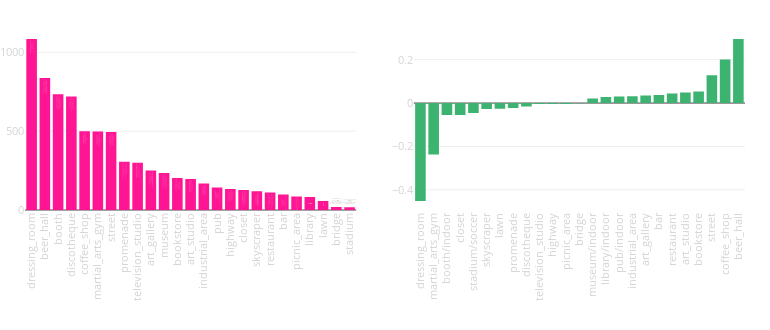

This figure's notebook cell:
### Markdown cell above
### Tags

### Code cell
fig = tools.make_subplots(rows=1, cols=2, print_grid=False, horizontal_spacing = 0.08,
                          vertical_spacing = 0.15)

cn = Counter()
for loc in list(data1.keys()):
    for photo in data1[loc]:
        for category, val in data1[loc][photo]['categories'].items():
            cn[category] += float(val)

top_scenes = sorted(cn.items(), key=operator.itemgetter(1), reverse=True)[:N_SCENES]

tags = get_tags('selected', top_scenes)
scenes_result = sorted([[x, cn[x]] for x in tags], key=lambda x: x[1], reverse=True)

N_SKIP = 0
MAX_HOVER_LEN = 25

top_places = [relevant_places(key, 5) for key, _ in scenes_result][N_SKIP:]
id_list_to_name = lambda x: [trim(id2loc[y[0]], MAX_HOVER_LEN) for y in x]



fig.append_trace(go.Bar(
            x=[x[0].split("/")[0] for x in scenes_result][N_SKIP:],
            y=[x[1] for x in scenes_result][N_SKIP:],
            marker = dict(color='deeppink'),
            text=[" <br>".join(id_list_to_name(x)) for x in top_places],
            hoverinfo="y+text",
    ), 1,1)
##########

fn3 = "/Users/pavel/Sources/python/concepts/insta/cv_sandbox/photo_tagger/scenes_{}.json".format(OPPOSITE_CITY)
with open(fn3, "r") as f:
    data3 = json.load(f)
    
cn = Counter()
for loc in list(data3.keys()):
    for photo in data3[loc]:
        for category, val in data3[loc][photo]['categories'].items():
            cn[category] += float(val)

scenes_result2 = sorted(cn.items(), key=operator.itemgetter(1), reverse=True)

d1 = {x[0]: x[1]/len(data1) for x in scenes_result}
d2 = {x[0]: x[1]/len(data3) for x in scenes_result2}

sc_delta_val = []
for x in d1:
    if x in d1 and x in d2:
        sc_delta_val.append([x, d1[x]-d2[x]])
    else:
        print("error", x, x in d1, x in d2)

sc_tags = [z[0] for z in sorted(scenes_result, key=lambda x: x[0])]

sc_delta = sorted(sc_delta_val, key=lambda x: abs(x[1]), reverse=True)[:25]
sc_delta = sorted(sc_delta, key=lambda x: x[1], reverse=False)

fig.append_trace(go.Bar(
            x=[x[0] for x in sc_delta],
            y=[x[1] for x in sc_delta],
            marker = dict(color='mediumseagreen')
    ),1,2)

FONT_SIZE = 11
fig['layout'].update(height=330, width=770,
                     yaxis1=dict(tickfont=dict(size=FONT_SIZE, color='lightgrey')),
                     yaxis2=dict(tickfont=dict(size=FONT_SIZE, color='lightgrey')),
                     xaxis1=dict(tickfont=dict(size=FONT_SIZE, color='lightgrey'), tickangle=-90),
                     xaxis2=dict(tickfont=dict(size=FONT_SIZE, color='lightgrey'), tickangle=-90),
                     margin=go.layout.Margin(t=30, b=120, l=25, r=25), showlegend=False)

py.iplot(fig, show_link=False)

### Figure 1 — Plotly figure (JSON) as saved in the notebook; plotly's stock layout.template omitted (floating-point values rounded to 4 significant figures)
{"data": [{"hoverinfo": "y+text", "marker": {"color": "deeppink"}, "text": ["Lenaslovelyvintage <br>TFM_Berlin <br>STUDIO67 <br>The_Heks_Laboratory <br>Zalando_Content_Creation", "Hofbr_uhaus_M_nchen <br>Hofbrauhaus_HB_Berlin <br>Augustiner_am_Gendarmenma... <br>ottorink_weinbar <br>Irish_Pub_Europacenter_Be...", "Messe_Berlin_Vital <br>Mercure_Hotel_MOA_Berlin <br>Angleterre_Hotel_Berlin <br>WECC_Westhafen_Event_Conv... <br>bcc_Berliner_Congress_Cen...", "Berlin_Salsa_Congress <br>Odyssee_Berlin <br>Green_Mango_Karaokebar <br>house_of_weekend <br>Hafenbar_Berlin", "wild_caff_ <br>Pure_Origins_Estate_Coffe... <br>Einstein_Kaffe_am_Alex <br>Cafe_Einstein <br>Westberlin_bar_shop", "Fitx <br>Spree_Crossfit_In_Squat_W... <br>John_Reed_Fitness <br>Spindler_Klatt <br>FitX_Berlin_S_dkreuz", "Schl_terstra_e_Ecke_Kurf... <br>Checkpoint_Charlie <br>Checkpoint_Charlie <br>Checkpoint_Charlie_Museum <br>MyFest_Berlin", "Berlin_Friedrichstra_e_An... <br>Spreeufer_Hauptbahnhof_Be... <br>Spree <br>Spree_River_Berlin <br>Unter_den_Linden_Brandenb...", "Madame_Tussauds_Berlin <br>Zig_Zag_Jazz_Club <br>n_tv_RTL_Studio_Berlin <br>Quatsch_Comedy_Club <br>Stage_Bluemax_Berlin_Blue...", "Salvador_Dali_Museum_Berl... <br>Blain_Southern_Berlin <br>Galerie_Judin <br>Dal_Die_Ausstellung_am_Po... <br>Old_National_Gallery_Berl...", "New_National_Gallery_Berl... <br>Neues_Museum <br>Old_National_Gallery_Berl... <br>Gem_ldegalerie <br>Egyptian_Museum_of_Berlin", "Ritter_Sport_Berlin <br>Space_Hall <br>TASCHEN <br>RitterSport_Schokowelt <br>Joseph_Roth_Diele", "Taiko_Gallery <br>Bl_ckfisk_Tattoo_Co_ <br>Blain_Southern_Berlin <br>East_Side_Gallery <br>East_Side_Gallery_Berlin", "panoramapunkt <br>Tv_Tower_Berlin <br>Kollhoff_Tower <br>TV_tower_Berlin <br>Fernsehturm_Berlin", "Irish_Pub_Europacenter_Be... <br>John_Muir <br>THE_MEAT <br>Hotel_Bar <br>Bellucci_Ristorante_Bar", "Victory_Tower <br>Berlin_Victory_Column <br>Siegess_ule <br>Stra_e_des_17_Juni <br>Columna_de_la_Victoria", "Lenaslovelyvintage <br>ANDREAS_MURKUDIS <br>LNFA_Conceptstore_Agency... <br>PREMIUM_Berlin <br>mientus_FLAGSHIP_Store", "Potsdamer_Platz_Berlin_Ge... <br>Bahnhof_Berlin_Potsdamer... <br>Potsdammer_Platz_Berlin <br>Potsdamer_Platz <br>Breitscheidplatz", "Restaurant_Entrecote <br>Ristorante_Sale_e_Tabacch... <br>Lucky_Leek <br>Ristorante_a_Mano <br>Lutter_Wegner_am_Gendarme...", "Berlin_European_Bartender... <br>ORA <br>BRYK_BAR <br>John_Muir <br>Absinthdepot", "Prinzessinneng_rten <br>Biergarten_in_Tiergarten <br>Volkspark_Friedrichshain <br>James_Simon_Park_Kleiner... <br>Kleiner_Tiergarten", "Staatsbibliothek_zu_Berli... <br>Jacob_und_Wilhelm_Grimm_Z... <br>Staatsbibliothek_zu_Berli... <br>B_se_Buben_Bar <br>Fine_Bagels", "Pfaueninsel_Im_Wannsee <br>Cecilieng_rten <br>Sommerbad_Neuk_lln <br>Volkspark_Friedrichshain <br>Kleiner_Tiergarten", "Gleisdreieckpark <br>Jannowitzbr_cke <br>Riogrande_Berlin <br>Berlin_Bornholmer_Stra_e... <br>Oberbaum_Bridge", "Olympia_Stadion_Berlin <br>Poststadion <br>Berlino <br>Internationales_Deutsches... <br>Brasil_Brasileiro_Berlin"], "type": "bar", "uid": "211f223e-fbba-11e8-a08a-3c15c2cf2370", "x": ["dressing_room", "beer_hall", "booth", "discotheque", "coffee_shop", "martial_arts_gym", "street", "promenade", "television_studio", "art_gallery", "museum", "bookstore", "art_studio", "industrial_area", "pub", "highway", "closet", "skyscraper", "restaurant", "bar", "picnic_area", "library", "lawn", "bridge", "stadium"], "xaxis": "x", "y": [1085.0, 837.9, 733.4, 720.5, 499.4, 497.8, 494.5, 305.5, 299.3, 250.7, 234.8, 203.1, 196.5, 167.5, 143.3, 133.6, 127.1, 118.1, 111.6, 98.05, 85.3, 83.0, 57.22, 19.19, 17.91], "yaxis": "y"}, {"marker": {"color": "mediumseagreen"}, "type": "bar", "uid": "2256bc86-fbba-11e8-a9b2-3c15c2cf2370", "x": ["dressing_room", "martial_arts_gym", "booth/indoor", "closet", "stadium/soccer", "skyscraper", "lawn", "promenade", "discotheque", "television_studio", "highway", "picnic_area", "bridge", "museum/indoor", "library/indoor", "pub/indoor", "industrial_area", "art_gallery", "bar", "restaurant", "art_studio", "bookstore", "street", "coffee_shop", "beer_hall"], "xaxis": "x2", "y": [-0.4516, -0.2372, -0.05494, -0.05474, -0.04621, -0.02761, -0.02658, -0.02225, -0.016, -0.004813, -0.00475, -0.004737, -0.0005818, 0.02129, 0.0278, 0.02997, 0.03191, 0.03521, 0.03758, 0.04439, 0.0486, 0.05376, 0.1283, 0.2006, 0.2953], "yaxis": "y2"}], "layout": {"height": 330, "margin": {"b": 120, "l": 25, "r": 25, "t": 30}, "showlegend": false, "width": 770, "xaxis": {"anchor": "y", "domain": [0, 0.46], "tickangle": -90, "tickfont": {"color": "lightgrey", "size": 11}}, "xaxis2": {"anchor": "y2", "domain": [0.54, 1], "tickangle": -90, "tickfont": {"color": "lightgrey", "size": 11}}, "yaxis": {"anchor": "x", "domain": [0, 1], "tickfont": {"color": "lightgrey", "size": 11}}, "yaxis2": {"anchor": "x2", "domain": [0, 1], "tickfont": {"color": "lightgrey", "size": 11}}}}
